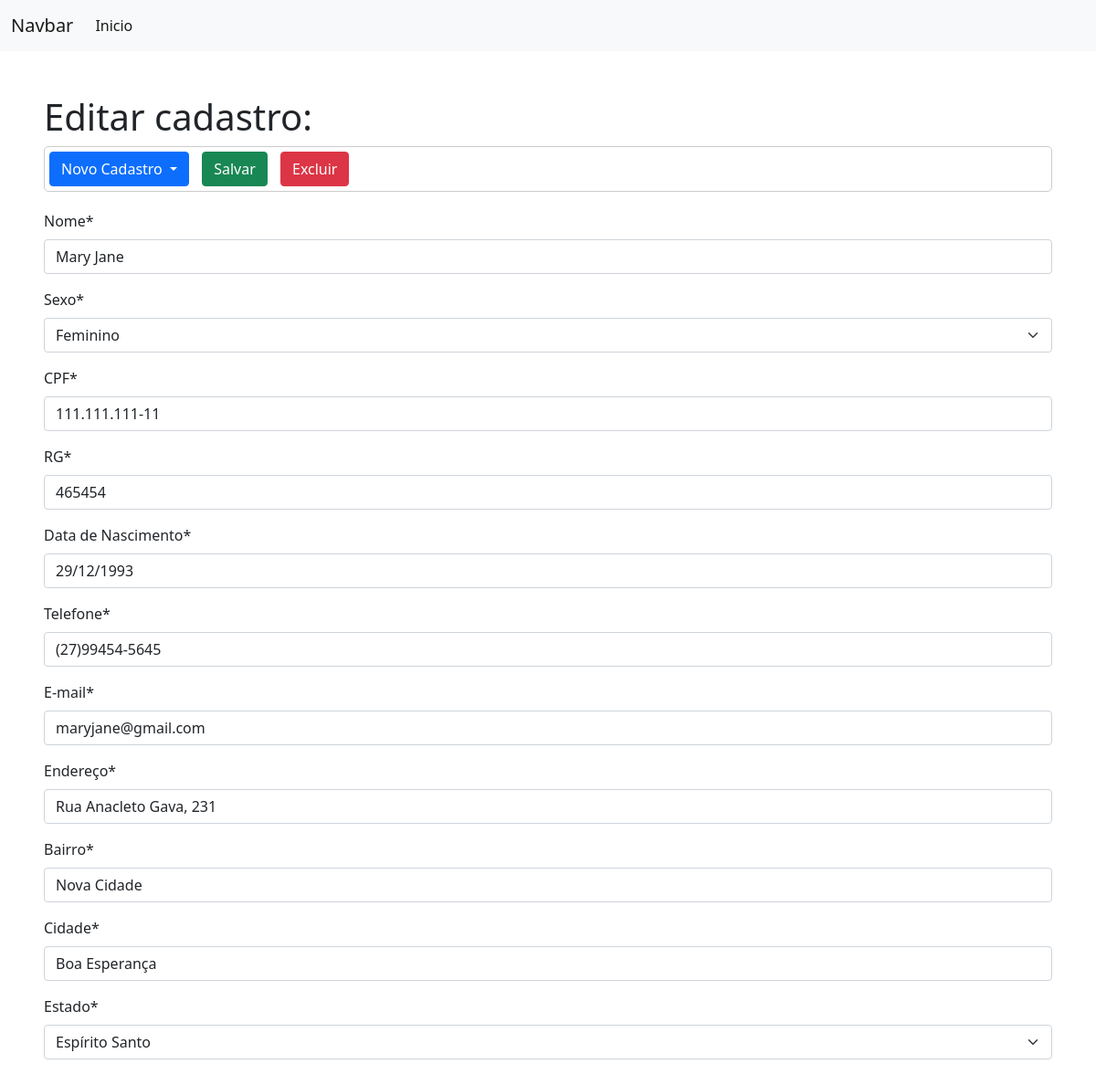
Page /editar_pf/3/ on the committed database.
### formulario/models.py (models this page shows, shortened)
class DadosPessoa(models.Model):
    SEXO_CHOICE = (
        ('M', 'Masculino'),
        ('F', 'Feminino')
    )
    UF_CHOICES = (
        ('AC', 'Acre'),
        ('AL', 'Alagoas'),
        ('AP', 'Amapá'),
        ('BA', 'Bahia'),
        ('CE', 'Ceará'),
        ('DF', 'Distrito Federal'),
        ('ES', 'Espírito Santo'),
        ('GO', 'Goiás'),
        ('MA', 'Maranão'),
        ('MG', 'Minas Gerais'),
        ('MS', 'Mato Grosso do Sul'),
        ('MT', 'Mato Grosso'),
        ('PA', 'Pará'),
        ('PB', 'Paraíba'),
        ('PE', 'Pernanbuco'),
        ('PI', 'Piauí'),
        ('PR', 'Paraná'),
        ('RJ', 'Rio de Janeiro'),
        ('RN', 'Rio Grande do Norte'),
        ('RO', 'Rondônia'),
        ('RR', 'Roraima'),
        ('RS', 'Rio Grande do Sul'),
        ('SC', 'Santa Catarina'),
        ('SE', 'Sergipe'),
        ('SP', 'São Paulo'),
        ('TO', 'Tocantins')
    )
    nome = models.CharField(max_length=100, verbose_name='Nome')
    sexo = models.CharField(max_length=1, choices=SEXO_CHOICE, verbose_name='Sexo')
    cpf = models.CharField(max_length=14, verbose_name='CPF')
    rg = models.CharField(max_length=11, verbose_name='RG')
    dt_nasc = models.DateField(verbose_name='Data de Nascimento', null=True)
    cnpj = models.CharField(max_length=20, verbose_name='CNPJ')
    insc_estadual = models.CharField(max_length=15, verbose_name='Inscrição Estadual')
    telefone = models.CharField(max_length=15, verbose_name='Telefone')
    email = models.CharField(max_length=100, verbose_name='E-mail')
    endereco = models.CharField(max_length=100, verbose_name='Endereço')
    bairro = models.CharField(max_length=100, verbose_name='Bairro')
    cidade = models.CharField(max_length=50, verbose_name='Cidade')
    estado = models.CharField(max_length=2, choices=UF_CHOICES, verbose_name='Estado')

### formulario/views.py (the view)
# urls.py: path('editar_pf/<int:id>/', views.editar_cadastro_pf, name='editar-cadastro-pf'),
def editar_cadastro_pf(request, id):
    cad = get_object_or_404(DadosPessoa, pk=id)
    form_pf = FormPessoaFisica(instance=cad)
    if request.method == 'POST':
        form_pf = FormPessoaFisica(request.POST, instance=cad)
        if not form_pf.is_valid():
            return render(request, 'cadastro/edit_pf.html', {'form': form_pf})
        else:
            cad.save()
            return redirect('/')
    else:
        return render(request, 'cadastro/edit_pf.html', {'form': form_pf})

### formulario/forms.py
class FormPessoaFisica(forms.ModelForm):
    class Meta:
        model = DadosPessoa
        exclude = 'cnpj', 'insc_estadual'

### formulario/templates/cadastro/edit_pf.html (shortened to what this page needs)
<!DOCTYPE html>
{% extends 'base.html' %}
{% load crispy_forms_tags %}
{% load static %}
   {% block content %}
        <h1>Editar cadastro:</h1>
        <form method="POST">
            <div class="dropdown">
                <button class="btn btn-primary dropdown-toggle" type="button" id="dropdownMenuButton1" data-bs-toggle="dropdown" aria-expanded="false">
                    Novo Cadastro
                </button>
                <input type="submit" class="btn btn-success" value="Salvar">
                <button type="button" class="btn btn-danger">Excluir</button>
            </div>
            {{form|crispy}}
        </form>
   {% endblock %}

### formulario/static/css/styles.css (style rules this page uses)
.dropdown { margin-bottom: 20px; border: solid 1px #ccc; border-radius: 5px; }
.btn { margin: 5px; }

### rows in the picture
DadosPessoa: nome "Mary Jane", sexo "Feminino", cpf "111.111.111-11", rg "465454", dt_nasc "29/12/1993", telefone "(27)99454-5645", email "maryjane@gmail.com", endereco "Rua Anacleto Gava, 231", bairro "Nova Cidade", cidade "Boa Esperança", estado "Espírito Santo"
